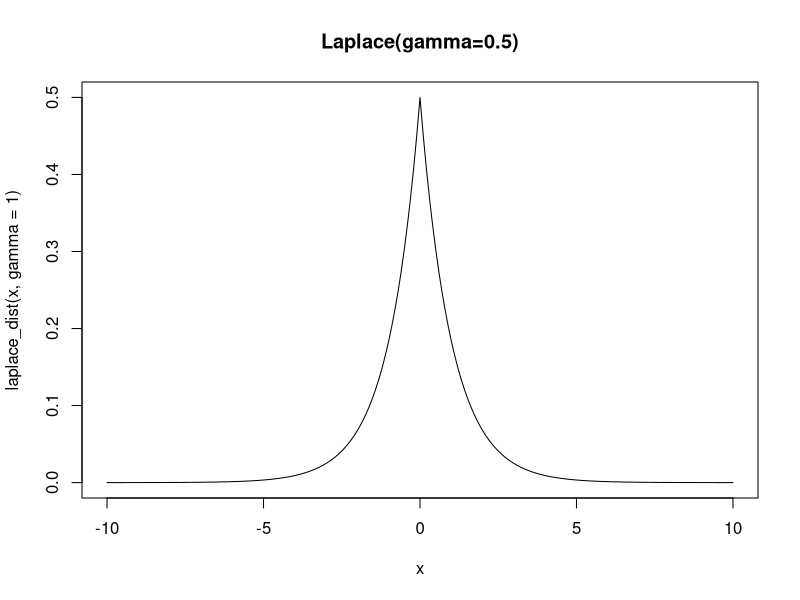

Reproduce this figure in R.
## ---- chunk 1
laplace_dist <- function(x, mu = 0, gamma = 1) {
  laplace_pdf <- function(x,mu,gamma) {
    return(
      exp(-abs(x-mu)/gamma)/(2*gamma)
    )
  }
  y = sapply(x, FUN = function(i) laplace_pdf(i,mu,gamma))
  return(y)
}

x = seq(-10,10,0.1)
plot(
  x=x,
  y=laplace_dist(x, gamma=1),
  type='l',
  main='Laplace(gamma=0.5)'
  )
